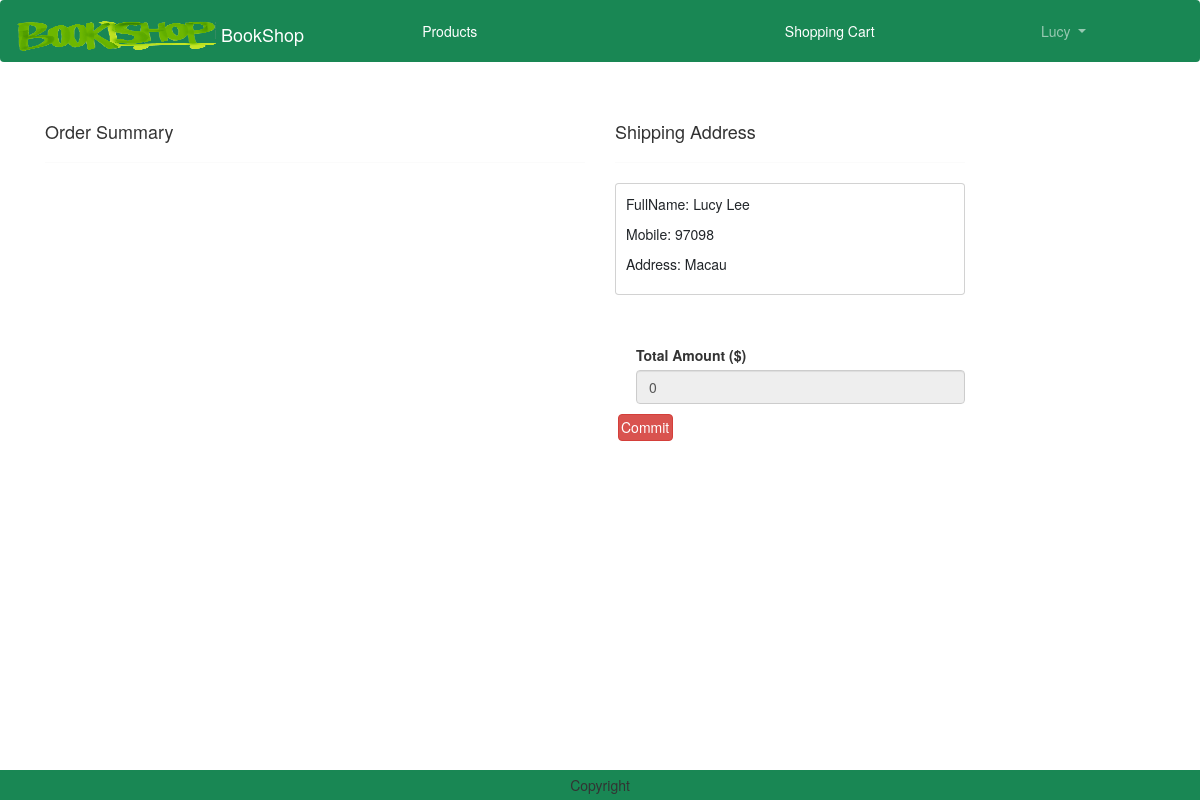
Screenshot of /checkout/ (signed in) with the database file from the repository.
### customers/models.py (models this page shows, shortened)
class Customer(models.Model):
    user = models.OneToOneField(User, on_delete=models.CASCADE, blank=True, primary_key=True)
    fullName = models.CharField(max_length=60)
    phoneNum = models.CharField(max_length=11)
    address = models.CharField(max_length=150)

### order/views.py (the view)
# urls.py: path("checkout/", views.Checkout.as_view(), name="checkout"),
class Checkout(View):
    def get(self, request):
        user = request.user
        address = Customer.objects.filter(user=user)
        shoppingcart = ShoppingCart.objects.filter(user=user)
        PONumber = datetime.now().strftime('%Y%m%d%H%M%S') + str(random.randint(1000, 9999)) + str(user.id)
        totalamount = 0
        for p in shoppingcart:
            value = p.quantity * p.product.price
            totalamount = totalamount + value
        return render(request, 'checkout.html', locals())

### templates/checkout.html (shortened to what this page needs)
{% extends 'base.html' %}
{% load static %}
{% block main-content %}
<div class="container">
    <div class="row mt-5">
        <div class="col-sm-6">
            <h4>Order Summary</h4>
            <hr>
        </div>
        <div class="col-sm-4" offset-sm-1>
            <h4>Shipping Address</h4>
            <hr>
            <form method="post" id="myform">
                {% for address in address %}
                    <div class="card">
                        <div class="card-body">
                            <P>FullName: {{address.fullName}}</P>
                            <p>Mobile: {{address.phoneNum}}</p>
                            <p>Address: {{address.address}}</p>
                        </div>
                    </div>
                    {% endfor %}
                    <div class="form-check mt-2 mb-5" >
                    </div>
                <div class="form-check mb-3">
                    <label for="totalamount" class="form-label" >Total Amount ($)</label>
                    <input type="number" class="form-control" name="totalamount" value={{totalamount}} readonly>
                </div>
            </form>
            <form action="{% url 'order:orderCommit' %}" class="d-inline" method="post">
                <button type="sumbit" class="d-grid gap-2 btn btn-danger p-1 m-1 btn-1g text-decoration-none text-white" >Commit</button>
            </form>
        </div>
    </div>
</div>
{% endblock main-content %}

### templates/base.html (shortened to what this page needs)
<!DOCTYPE html>
{% load static %}
<html lang="en">
<head>
    <link href="https://cdn.jsdelivr.net/npm/bootstrap@5.3.0-alpha1/dist/css/bootstrap.min.css" rel="stylesheet">
    <link href="https://cdn.bootcss.com/bootstrap/3.3.7/css/bootstrap.min.css" rel="stylesheet">
    <link rel="stylesheet" href="{% static 'css/owl.carousel.min.css' %}">
    <link rel="stylesheet" href="{% static 'css/all.min.css' %}">
    <link rel="stylesheet" href="{% static 'css/style.css' %}">
    <link rel="stylesheet" href="https://cdnjs.cloudflare.com/ajax/libs/bootstrap-datetimepicker/4.17.47/css/bootstrap-datetimepicker.css">
</head>
<body>
    <nav class="navbar navbar-expand-lg navbar-dark bg-success nav-fill">
        <div class="container-fluid">
          <a class="navbar-brand" href="{% url 'products:home' %}">
            <img src="{% static "logo.png" %}" alt="BookShop" width="200" height="30" class="d-inline-block align-text-top">
            BookShop
          </a>
          <div class="collapse navbar-collapse" id="navbarSupportedContent">
            <ul class="navbar-nav me-auto mb-2 mb-lg-0" style="width:100%; text-align:center">
              <li class="nav-item" style="display:inline-block">
                <a class="nav-link text-white" href="{% url 'products:products' %}">Products</a>
              </li>
            <li class="nav-item" style="display:inline-block">
            </li>
              {% if user.is_authenticated %}
                  {% for group in request.user.groups.all %}
                    {% if group.name == 'Vendor' %}
                      <li class="nav-item mx-2" style="display:inline-block">
                        <a class="nav-link text-white" href="{% url 'products:productsAdd' %}">Add A New Product</a>
                      </li>
                      <li class="nav-item dropdown mx-2" style="display:inline-block">
                        <a class="nav-link dropdown-toggle" href="#" role="button" data-bs-toggle="dropdown" aria-expanded="false">
                          {{ user.username }}
                        </a>
                        <ul class="dropdown-menu" >
                          <li><a class="dropdown-item" href="{% url 'order:orders' %}?filter=allVendor">Orders</a></li>
                          <li><a class="dropdown-item" href="{% url 'logout' %}">Logout</a></li>
                        </ul>
                      </li>
                    {% elif group.name == 'Customer' %}
                      <li class="nav-item mx-2" style="display:inline-block">
                          <a class="nav-link text-white" href="{% url 'shoppingcart' %}">Shopping Cart</a>
                      </li>
                      <li class="nav-item dropdown mx-2" style="display:inline-block">
                          <a class="nav-link dropdown-toggle" href="#" role="button" data-bs-toggle="dropdown" aria-expanded="false">
                            {{ user.username }}
                          </a>
                      </li>
                    {% endif %}
                  {% endfor %}
              {% endif %}
              </ul>
          </div>
        </div>
      </nav>
      {% block main-content %}{% endblock main-content %}
      <div>
        <div style="height:60px"></div>
        <footer class="container-fluid fixed-bottom bg-success text-center p-2 mt-5">
            Copyright
        </footer>
      </div>
</body>
</html>

### rows the page displays
Customer: fullName "Lucy Lee", phoneNum "97098", address "Macau"

### other values shown
{{ user.username }} "Lucy"
